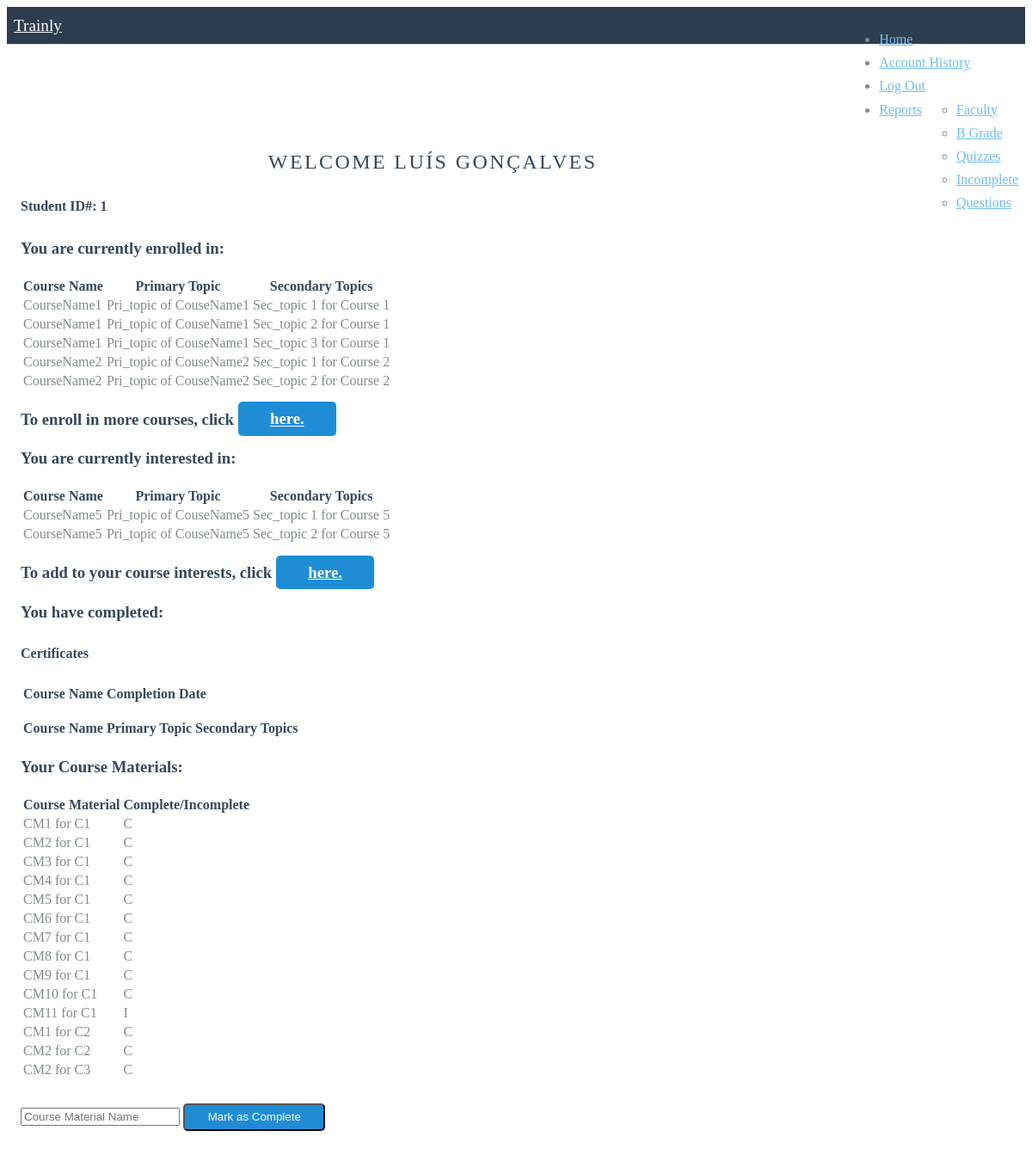
The app's page /home.php (signed in) with its own data.
### tables this page shows
CREATE TABLE `Student`
(
	`StudentID`	INTEGER NOT NULL AUTO_INCREMENT UNIQUE,
	`Email`	VARCHAR(250) NOT NULL UNIQUE,
	`Password`	TEXT NOT NULL,
	`Student_pic`	BLOB NOT NULL,
	`F_Name`	TEXT NOT NULL,
	`L_Name`	TEXT NOT NULL,
	`Street`	TEXT NOT NULL,
	`City`	TEXT NOT NULL,
	`Country`	TEXT NOT NULL,
	`ZipCode`	INTEGER NOT NULL,
	CONSTRAINT `PK_Student` PRIMARY KEY(`StudentID`)
);

CREATE TABLE `Sec_topic` 
(
	`CourseID`	INTEGER NOT NULL,
	`Topic`	VARCHAR(255) NOT NULL,
	CONSTRAINT `PK_Sec_topic` PRIMARY KEY(`CourseID`,`Topic`)
);

CREATE TABLE `Course` 
(
	`CourseID`	INTEGER NOT NULL,
	`Name`	TEXT NOT NULL,
	`Description`	TEXT NOT NULL,
	`Icon`	BLOB NOT NULL,
	`Cost`	INTEGER NOT NULL,
	`Pri_topic`	TEXT NOT NULL,
	CONSTRAINT `PK_Course` PRIMARY KEY(`CourseID`)
);

CREATE TABLE `C_Material` 
(
	`CMID`	INTEGER NOT NULL,
	`CourseID`	INTEGER,
	`Name`	TEXT,
	CONSTRAINT `PK_C_Material` PRIMARY KEY(`CMID`, `CourseID`)
);

### home.php (the view, shortened to what this page needs)
<?php
    $servername = "localhost";
    $username = "root";
    $password = "";
    $dbname = "Trainly";
    $conn = mysqli_connect($servername, $username, $password, $dbname);
?>
<html>
<head>
    <link rel="stylesheet" href="https://unpkg.com/purecss@1.0.0/build/pure-min.css">
    <link rel="stylesheet" href="home.css">
</head>
<body>
    <div class="header">
        <div class="home-menu pure-menu pure-menu-horizontal pure-menu-fixed">
            <a class="pure-menu-heading" href="index.php">Trainly</a>
            <ul class="pure-menu-list">
                <li class="pure-menu-item pure-menu"><a href="home.php" class="pure-menu-link">Home</a></li>
                <li class="pure-menu-item"><a href="history.php" class="pure-menu-link">Account History</a></li>
                <li class="pure-menu-item"><a href="index.php" class="pure-menu-link">Log Out</a></li>
                <li class="pure-menu-item pure-menu-has-children pure-menu-allow-hover">
                <a href="#" id="menuLink1" class="pure-menu-link">Reports</a>
                <ul class="pure-menu-children">
                    <li class="pure-menu-item"><a href="ReportTask1.php" class="pure-menu-link">Faculty</a></li>
                    <li class="pure-menu-item"><a href="ReportTask2.php" class="pure-menu-link">B Grade</a></li>
                    <li class="pure-menu-item"><a href="ReportTask3.php" class="pure-menu-link">Quizzes</a></li>
                    <li class="pure-menu-item"><a href="ReportTask4.php" class="pure-menu-link">Incomplete</a></li>
                    <li class="pure-menu-item"><a href="ReportTask5.php" class="pure-menu-link">Questions</a></li>
                </ul>
                </li>
            </ul>
        </div>
    </div>
    <div class="content top-buffer-xl">
          <?php
        $email = $_SESSION['email'];
        $idsql = "SELECT s.StudentID FROM Student s WHERE s.Email = '$email'";
        $fnamesql = "SELECT s.F_Name FROM Student s WHERE s.Email = '$email'";
        $lnamesql = "SELECT s.L_Name FROM Student s WHERE s.Email = '$email'";
        $result2 = mysqli_query($conn, $idsql);
        $result3 = mysqli_query($conn, $fnamesql);
        $result4 = mysqli_query($conn, $lnamesql);
        $row = mysqli_fetch_assoc($result2);
        $row2 = mysqli_fetch_assoc($result3);
        $row3 = mysqli_fetch_assoc($result4);
        $id = ($row['StudentID']);
        $fname = ($row2['F_Name']);
        $lname = ($row3['L_Name']);
    $enrollcoursesql = "SELECT * FROM
        (SELECT c.Name AS Course_Name, c.Pri_Topic AS Primary_Topic, st.Topic AS Secondary_Topics, 'Enrolled' AS Category
        FROM ((Student s INNER JOIN Enroll_in e ON s.StudentID = e.StudentID)
       INNER JOIN Course c ON e.CourseID = c.CourseID)
       INNER JOIN Sec_topic st ON c.CourseID = st.CourseID
       WHERE s.StudentID = '$id'
       ORDER BY e.Rating DESC
       LIMIT 100) AS a";
    $enrollcourseresult = mysqli_query($conn, $enrollcoursesql);
    ?>
    <h2 class="content-head is-center"> Welcome <?php echo $fname . " " . $lname; ?></h2>
    <div class="pure-g">
        <div class="l-box-lg pure-u-1">
            <h4>Student ID#: <?php echo $_SESSION['StudentID']; ?></h4>
        </div>
        <div class="l-box-lg pure-u-1 pure-u-md-1-2 pure-u-lg-1-4">
            <h3 class="contet-subhead">You are currently enrolled in:</h3>
            <p>
            <?php
                    echo "<table class='pure-table pure-table'>
                          <thead>
                          <tr><th>Course Name</th>
                          <th>Primary Topic</th>
                          <th>Secondary Topics</th>
                          <thead>
                          <tbody>";
                    while($enrollcourserow = mysqli_fetch_assoc($enrollcourseresult))
                    {
                    $coursename = $enrollcourserow['Course_Name'];
                    $pritopic = $enrollcourserow['Primary_Topic'];
                    $sectopic = $enrollcourserow['Secondary_Topics'];
                    echo "<tr><td>".$coursename."</td><td>".$pritopic."</td><td>".$sectopic."</td></tr>";
                    }
                echo " </tbody></table>";
            ?>
        </p>
        <h3>To enroll in more courses, click <a href="enroll.php" class="pure-button">here.</a></h3>
        </div>
        <?php
            $interestcoursesql = "(SELECT c.Name AS Course_Name, c.Pri_Topic AS Primary_Topic, st.Topic AS Secondary_Topics,'Interested' AS Category
            FROM ((Student s INNER JOIN Interest i ON s.StudentID = i.StudentID)
           INNER JOIN Course c ON i.CourseID = c.CourseID)
           INNER JOIN Sec_topic st ON c.CourseID = st.CourseID
            WHERE s.StudentID = '$id')";
            $interestcourseresult = mysqli_query($conn, $interestcoursesql);
        ?>
    <div class="l-box-lg pure-u-1 pure-u-md-1-2 pure-u-lg-1-4">
        <h3 class="content-subhead">You are currently interested in:</h3>
        <p>
        <?php
                echo "<table class='pure-table'>
                    <thead>
                        <tr>
                        <th>Course Name</th>
                        <th>Primary Topic</th>
                        <th>Secondary Topics</th>
                        </tr>
                    </thead>
                    <tbody>";
                while($interestcourserow = mysqli_fetch_assoc($interestcourseresult))
                {
                    $coursename = $interestcourserow['Course_Name'];
                    $pritopic = $interestcourserow['Primary_Topic'];
                    $sectopic = $interestcourserow['Secondary_Topics'];
                    echo "<tr><td>".$coursename."</td><td>".$pritopic."</td><td>".$sectopic."</td></tr>";
                }
            echo "</tbody></table>";
        ?>
        </p>
        <h3 class="content-subhead">To add to your course interests, click <a href="interest.php" class="pure-button">here.</a></h3>
    </div>
    <div class="l-box-lg pure-u-1 pure-u-md-1-2 pure-u-lg-1-4">
        <h3 class="content-subhead">You have completed:</h3>
        <h4>Certificates</h4>
        <p>
        <?php
        echo "<table class='pure-table'>
            <thead>
             <tr>
                <th>Course Name</th>
                <th>Completion Date</th>
                </tr>
            </thead>
            <tbody>";
        echo "</tbody></table>";
        ?>
        </p>
        <p>
          <?php
            echo "<table class='pure-table'>
                 <thead>
                    <tr>
                    <th>Course Name</th>
                    <th>Primary Topic</th>
                    <th>Secondary Topics</th>
                    </tr>
                </thead>
                <tbody>";
        echo "</tbody></table>";
        ?>
        </p>
      </div>
    <div class="l-box-lg pure-u-1 pure-u-md-1-2 pure-u-lg-1-4">
        <h3 class="content-subhead">Your Course Materials:</h3>
        <?php
        $cmsql = "SELECT cm.Name AS Course_Material, IF(cc.cFlag =1, 'C', 'I') AS Complete_Incomplete
        FROM C_Material cm INNER JOIN Course c ON cm.CourseID = c.CourseID
        INNER JOIN CM_Complete cc ON cm.CMID = cc.CMID
        INNER JOIN Student s ON s.StudentID = cc.StudentID
        WHERE c.CourseID IN
        (
           SELECT c.CourseID
           FROM Course c INNER JOIN Enroll_in e ON c.CourseID = e.CourseID
            INNER JOIN Student s ON e.StudentID = s.StudentID
           WHERE s.StudentID = '$id'
        ) AND s.StudentID = '$id'";
        $cmresult = mysqli_query($conn, $cmsql);
       ?>
        <table class="pure-table"><thead><tr><th><b>Course Material</b></th><th><b>Complete/Incomplete</b></th></tr></thead>
            <?php
             while($cmarow = mysqli_fetch_assoc($cmresult))
            {
                $coursemname = $cmarow['Course_Material'];
                $cflag = $cmarow['Complete_Incomplete'];
                echo "<tr><td>".$coursemname."</td><td>".$cflag."</td></tr>";
            }
        ?>
        </table><br>
         <form class="pure-form pure-form-aligned" method = POST action ="">
            <input type="text" name ="course" placeholder= "Course Material Name">
            <input type="submit" class="pure-button" name= "comp_btn" value = "Mark as Complete">
            </form>
     </div>
    </div>
</body>
</html>

### home.css (style rules this page uses)
* { -webkit-box-sizing: border-box; -moz-box-sizing: border-box; box-sizing: border-box; }
body { line-height: 1.7em; color: #7f8c8d; font-size: 12px; }
h1, h2, h3, h4, h5, h6, th { color: #34495e; }
.is-center { text-align: center; }
.pure-button { background-color: #1f8dd6; color: white; padding: 0.5em 2em; border-radius: 5px; }
.top-buffer-xl { position: relative; top: 60px; }
.home-menu { padding: 0.5em; text-align: center; box-shadow: 0 1px 1px rgba(0,0,0, 0.10); }
.home-menu { background: #2d3e50; }
.pure-menu.pure-menu-fixed { border-bottom: none; z-index: 4; }
.home-menu .pure-menu-heading { color: white; font-weight: 400; font-size: 120%; }
.home-menu a { color: #6FBEF3; }
.content-head { font-weight: 400; text-transform: uppercase; letter-spacing: 0.1em; margin: 2em 0 1em; }
@media (min-width: 48em) { body { font-size: 16px; } }
@media (min-width: 48em) { .content { padding: 1em; } }
@media (min-width: 48em) { .home-menu { text-align: left; } }
@media (min-width: 48em) { .home-menu ul { float: right; } }

### records on screen
student: F_Name "LUÍS", L_Name "GONÇALVES"
sec_topic: CourseID.Name "CourseName5", CourseID.Pri_topic "Pri_topic of CouseName5", Topic "Sec_topic 1 for Course 5"
sec_topic: CourseID.Name "CourseName5", CourseID.Pri_topic "Pri_topic of CouseName5", Topic "Sec_topic 2 for Course 5"
c_material: Name "CM1 for C1", cflag "C"
c_material: Name "CM2 for C1", cflag "C"
c_material: Name "CM3 for C1", cflag "C"
c_material: Name "CM4 for C1", cflag "C"
c_material: Name "CM5 for C1", cflag "C"
c_material: Name "CM6 for C1", cflag "C"
c_material: Name "CM7 for C1", cflag "C"
c_material: Name "CM8 for C1", cflag "C"
c_material: Name "CM9 for C1", cflag "C"
c_material: Name "CM10 for C1", cflag "C"
c_material: Name "CM11 for C1", cflag "I"
c_material: Name "CM1 for C2", cflag "C"
c_material: Name "CM2 for C2", cflag "C"
c_material: Name "CM2 for C3", cflag "C"

### other values on screen
$_SESSION['StudentID'] "1"
$coursename "CourseName1"
$pritopic "Pri_topic of CouseName1"
$sectopic "Sec_topic 1 for Course 1"
$sectopic "Sec_topic 2 for Course 1"
$sectopic "Sec_topic 3 for Course 1"
$coursename "CourseName2"
$pritopic "Pri_topic of CouseName2"
$sectopic "Sec_topic 1 for Course 2"
$sectopic "Sec_topic 2 for Course 2"
